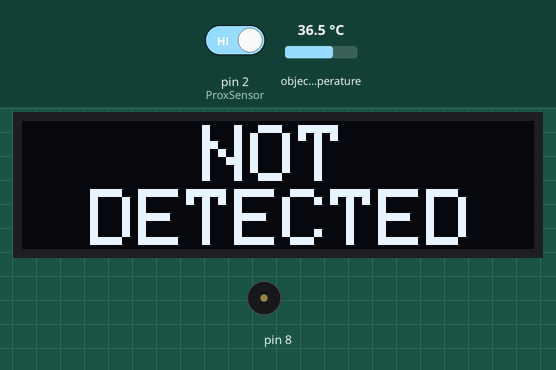
Simulated run of this sketch. Board: Arduino Uno, built with avr-gcc and run on an emulated ATmega328P. On the bench: 128×32 one-colour display, buzzer (waves = sounding). Inputs (shaded band) come from the test bench; at power-on: pin 2 (ProxSensor) HIGH, object temperature 36.5 °C. What the sketch prints to the serial monitor is not drawn.

Above: at 4.6 s.
4.7 s: pin 2 (ProxSensor) driven LOW
At 5.8 s:
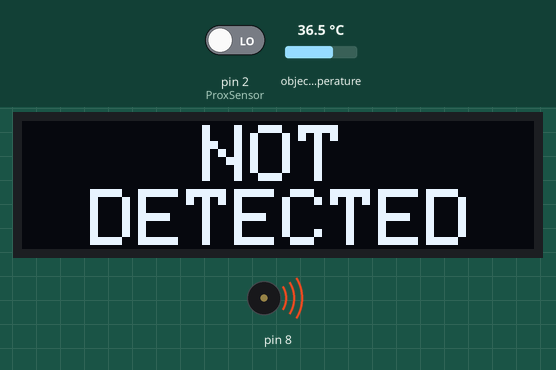
7.5 s: object temperature set to 39 °C
At 10.9 s:
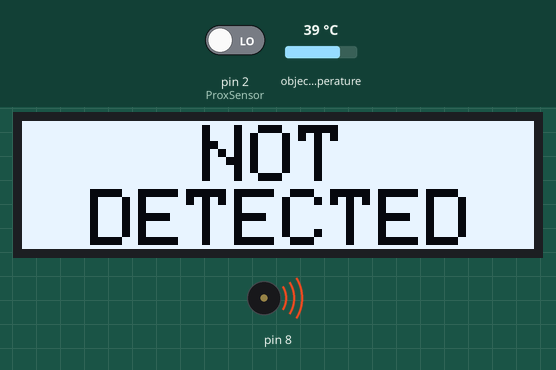
11.6 s: object temperature set to 20 °C
At 14.7 s:
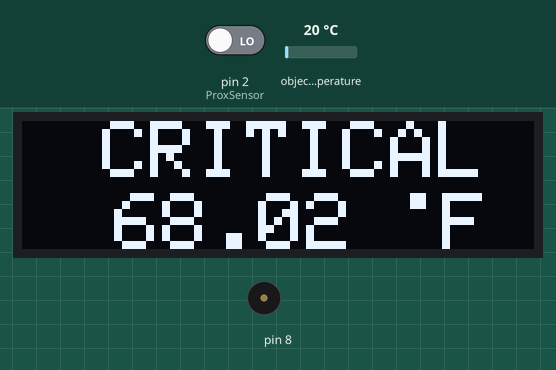
15.0 s: object temperature set to 44 °C
At 19.4 s:
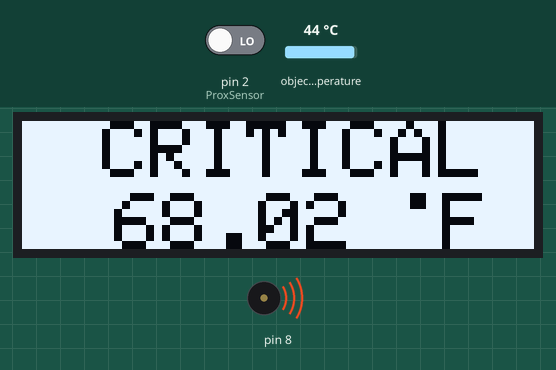
23.1 s: pin 2 (ProxSensor) driven HIGH
At 28.6 s:
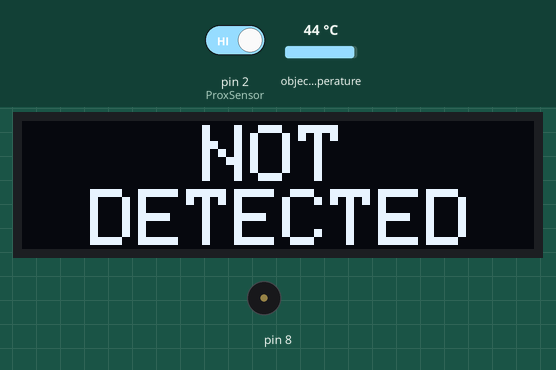
Timing chart, 0 to 29.6 s (numbered marks = the images above; inputs shaded):
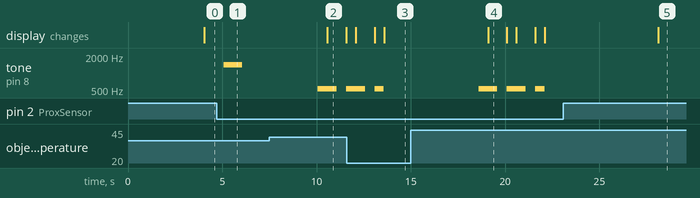

Measured:
- after the input at 4.7 s, tone on pin 8: silent → 1397 Hz after 0.37 s, → silent 1.0 s later
- after the input at 7.5 s, the display: changes after 3.1 s (image 2)
- after the input at 15.0 s, the display: changes after 4.1 s (image 4)
- after the input at 23.1 s, tone on pin 8: stays silent (without the input it goes to 523 Hz after 4.0 s); the display: changes after 5.0 s (image 5)
- what the display in image 2 shows lasts 1.0 s, from 10.6 s to 11.6 s

The sketch:

IR_Version.ino
```cpp
#include <Wire.h>
#include <Adafruit_MLX90614.h>
#include <Adafruit_GFX.h>
#include <Adafruit_SSD1306.h>

const int ProxSensor=2;
int inputVal = 0;
#define OLED_RESET 4
Adafruit_SSD1306 display(OLED_RESET);


//uint16_t proximity_data = 0;
Adafruit_MLX90614 mlx = Adafruit_MLX90614();

void setup() {

  mlx.begin();
  display.begin(SSD1306_SWITCHCAPVCC, 0x3C);  // initialize with the I2C addr 0x3C (for the 128x32)
  pinMode(ProxSensor,INPUT);
  Serial.begin(9600);
   display.clearDisplay();
      display.invertDisplay(false);
      display.setTextSize(2);
      display.setTextColor(WHITE);
      display.setCursor(20, 0);
      display.clearDisplay();
      display.println("WELCOME");
      delay(3000);
}


void loop() {
  String temperature = "";
  /*
    Serial.print("Ambient ");
    Serial.print(mlx.readAmbientTempC());
    Serial.print(" C");
    Serial.println();

    Serial.print("Target  ");
    Serial.print(mlx.readObjectTempC());
    Serial.print(" C");
    Serial.println();
  */

  noTone(5);

  inputVal = digitalRead(ProxSensor);
  Serial.println(inputVal);
  if (inputVal == 0 && mlx.readObjectTempF() < 100) {


    temperature = String(mlx.readObjectTempC(), 1);
    Serial.print(" Body Temperature:");
    Serial.println(mlx.readObjectTempC());
    display.clearDisplay();
    display.invertDisplay(false);
    display.setTextSize(2);
    display.setTextColor(WHITE);
    display.setCursor(8, 0);
    display.clearDisplay();
    display.println("Body-Temp:");
    display.setCursor(25, 18);
    display.print(mlx.readObjectTempF());

    display.setCursor(85, 8);
    display.print(".");


    display.setTextColor(WHITE);
    display.setCursor(85, 18);
    display.print(" F");
    tone(8, 1397, 1000);
    display.clearDisplay();
    display.invertDisplay(false);
    display.setTextSize(2);
    display.setTextColor(WHITE);
    display.setCursor(8, 0);
    display.clearDisplay();
    display.println("GET IN");
   delay(5000);

  }
  if (inputVal == 0) {
    if (mlx.readObjectTempF() > 102) {

      // play a note on pin 8 for 500 ms:
      tone(8, 523, 500);

      display.clearDisplay();
      display.invertDisplay(false);
      display.setTextSize(2);
      display.setTextColor(WHITE);
      display.setCursor(20, 0);
      display.clearDisplay();
      display.println("CRITICAL");
      tone(8, 523, 500);
      delay(500);

      display.invertDisplay(true);
      display.setTextSize(2);
      display.setTextColor(WHITE);
      display.setCursor(20, 0);
      display.clearDisplay();
      display.println("CRITICAL");
      tone(8, 523, 500);
      delay(500);


      display.invertDisplay(true);
      display.setTextColor(WHITE);
      display.setCursor(20, 0);
      display.clearDisplay();
      display.println("CRITICAL");
      delay(500);


      display.invertDisplay(false);
      display.setTextSize(2);
      display.setTextColor(WHITE);
      display.setCursor(20, 0);
      display.clearDisplay();
      display.println("CRITICAL");
      tone(8, 523, 500);
      delay(500);

      display.invertDisplay(true);
      display.setTextSize(2);
      display.setTextColor(WHITE);
      display.setCursor(20, 0);
      display.clearDisplay();
      display.println("CRITICAL");
      tone(8, 523, 500);
      delay(500);


      display.invertDisplay(true);
      display.setTextColor(WHITE);
      display.setCursor(20, 0);
      display.clearDisplay();
      display.println("CRITICAL");
      delay(500);


      display.invertDisplay(false);
      display.setTextSize(2);
      display.setTextColor(WHITE);
      display.setCursor(20, 0);
      display.clearDisplay();
      display.println("CRITICAL");
      tone(8, 523, 500);
      delay(500);


      display.setCursor(23, 18);
      display.print(mlx.readObjectTempF());
      display.setCursor(93, 8);
      display.print(".");
      display.setTextColor(WHITE);
      display.setCursor(93, 18);
      display.print(" F");
      display.display();


      delay(5000);
    }

  }

  if (inputVal == 0) {
    if (mlx.readObjectTempF() < 100) {

      display.setCursor(93, 8);
      display.print(".");


      display.setTextColor(WHITE);
      display.setCursor(93, 18);
      display.print(" F");
      display.display();
    }
  }

  else if (inputVal == 1) {
    delay(1000);

    display.clearDisplay();
    //display.invertDisplay(true);
    display.setTextSize(2.8);
    display.setTextColor(WHITE);
    display.setCursor(45, 1);
    display.clearDisplay();
    display.println("NOT");
    display.setCursor(17, 17);
    display.print("DETECTED");
    display.display();
    digitalWrite(5, LOW);

  }
}
```
